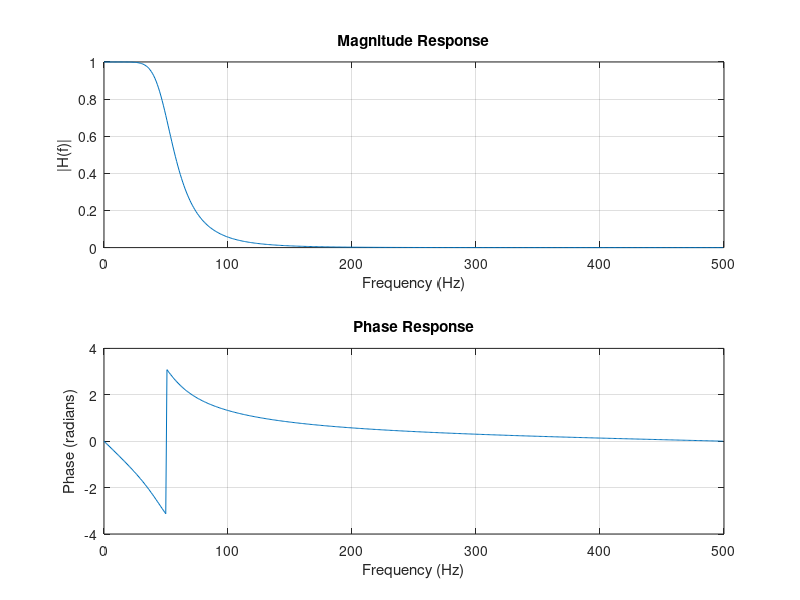

MATLAB code to generate this figure:
fs = 1000;
fc = 50;
order = 4;
[b, a] = butter(order, fc/(fs/2), 'low');

[h, f] = freqz(b, a, 512, fs);   % frequency response calculate

subplot(2,1,1)
plot(f, abs(h))
grid on
title('Magnitude Response')
xlabel('Frequency (Hz)')
ylabel('|H(f)|')

subplot(2,1,2)
plot(f, angle(h))
grid on
title('Phase Response')
xlabel('Frequency (Hz)')
ylabel('Phase (radians)')
